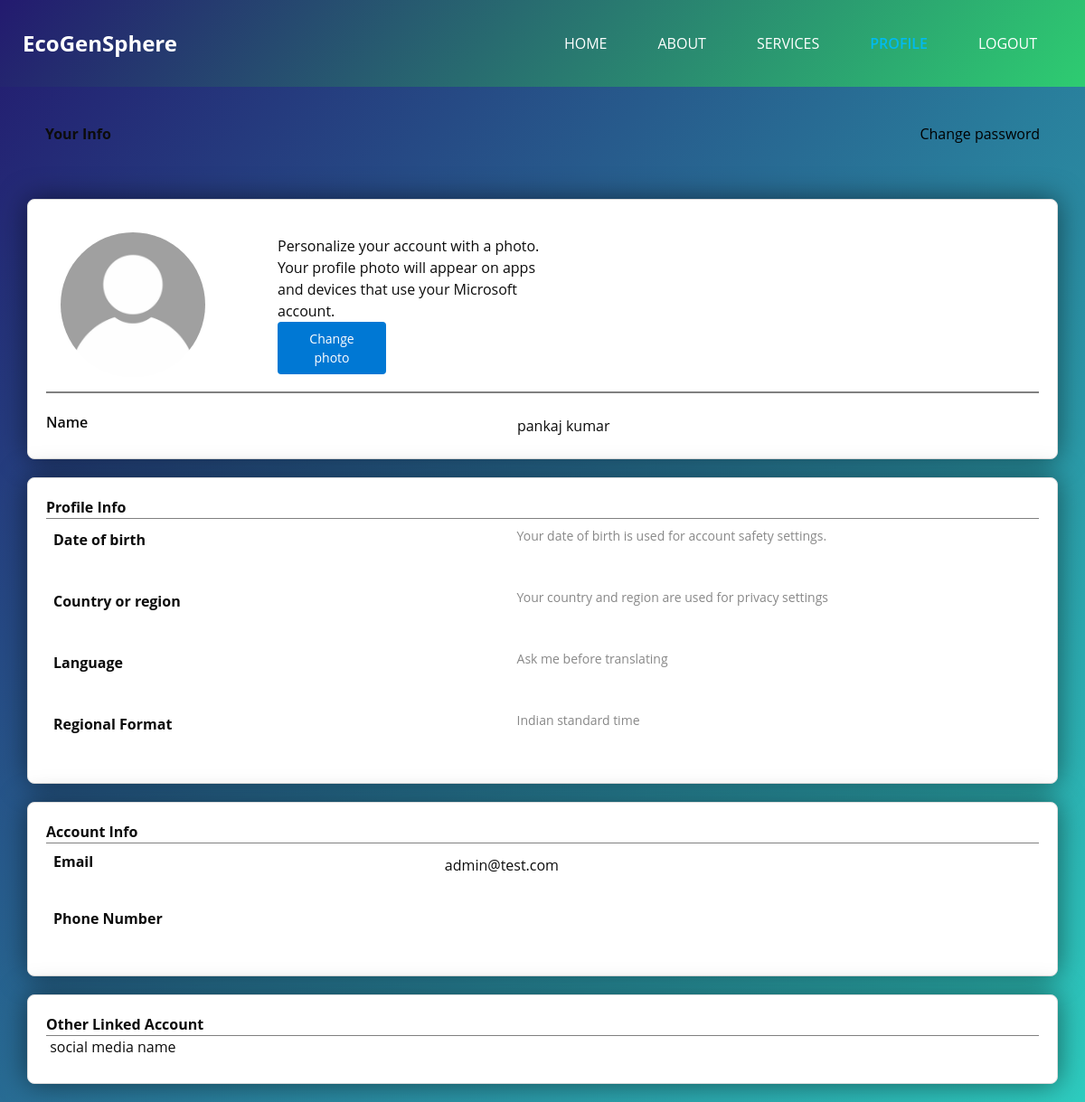
The app's page /profile.php (signed in) with its own data.
### tables this page shows
CREATE TABLE `users` (
  `id` int(11) NOT NULL,
  `f_name` varchar(255) NOT NULL,
  `l_name` varchar(255) NOT NULL,
  `email` varchar(255) NOT NULL,
  `password` varchar(255) NOT NULL,
  `dob` date DEFAULT NULL,
  `profile_photo` varchar(255) DEFAULT NULL,
  `phone_no` varchar(20) DEFAULT NULL,
  `language` varchar(100) DEFAULT NULL,
  `country` varchar(100) DEFAULT NULL,
  `created_at` timestamp NOT NULL DEFAULT current_timestamp(),
  `role` varchar(5) NOT NULL DEFAULT 'user'
);

### profile.php (the view, shortened to what this page needs)
<?php
include 'config.php';
$email = $_SESSION['email'];
$sql = "SELECT * FROM users WHERE email = '$email'";
$result = $conn->query($sql);
if ($result->num_rows > 0) {
    $user = $result->fetch_assoc();
} else {
    echo "User not found.";
    exit;
}
?>
<!DOCTYPE html>
<html  lang="en">
<head>
  <link rel="stylesheet" type="text/css" href="css/bootstrap.css" />
  <link rel="stylesheet" type="text/css" href="https://cdnjs.cloudflare.com/ajax/libs/OwlCarousel2/2.3.4/assets/owl.carousel.min.css" />
  <link href="css/font-awesome.min.css" rel="stylesheet" />
  <link href="css/profile.css" rel="stylesheet" />
  <link href="css/responsive.css" rel="stylesheet" />
</head>
<body class="sub_page">
  <div class="overlay">
    <header class="header_section">
        <div class="container-fluid">
          <nav class="navbar navbar-expand-lg custom_nav-container ">
            <a class="navbar-brand" href="service.php">
              <span>
                EcoGenSphere
              </span>
            </a>
            <div class="collapse navbar-collapse" id="navbarSupportedContent">
              <ul class="navbar-nav  ">
                <li class="nav-item ">
                  <a class="nav-link" href="index.php">Home </a>
                </li>
                <li class="nav-item">
                  <a class="nav-link" href="about.php"> About</a>
                </li>
                <li class="nav-item">
                  <a class="nav-link" href="service.php">Services</a>
                </li>
                <li class="nav-item active">
                  <a class="nav-link" href="profile.php">profile<span class="sr-only">(current)</span></a>
                </li>
                <li class="nav-item">
                      <a class="nav-link" href="logout.php">Logout</a>
                  </li>
              </ul>
            </div>
          </nav>
        </div>
    </header>
      <div class="title-section">
        <div class="title-header">
          <span class="title">Your Info</span>
          <span class="change-pw">Change password</span>
        </div>
      </div>
        <div class="profile-section">
            <div class="top-section">
            <div class="image-area">
                  <?php
                  $profileImage = !empty($user['profile_photo']) ? 'database/profile_photo/' . $user['profile_photo'] : 'images/default-user-photo.jpg';
                  ?>
                  <img src="<?php echo $profileImage; ?>" alt="Profile Picture" class="profile-picture">
              </div>
                <div class="profile-text">
                    <span>Personalize your account with a photo. Your profile photo will appear on apps and devices that use your Microsoft account.</span>
                    <button class="change-photo-button" onclick="displayModal()">Change photo</button>
                </div>
            </div>
            <div class="bottom-section">
                <label> Name</label>
                <?php
                if (!empty($user['f_name']) && !empty($user['l_name'])) {
                    echo '<span>' . $user['f_name'] . ' ' . $user['l_name'] . '</span>';
                }
                ?>
            </div>
        </div>
              <div class="profile-section">
                <div class="info-header">
                    <span class="title">Profile Info</span>
                </div>
                <div class="info-item">
                    <label>Date of birth</label>
                    <p>Your date of birth is used for account safety settings.</p>
                </div>
                <div class="info-item">
                    <label>Country or region</label>
                    <p>Your country and region are used for privacy settings</p>
                </div>
                <div class="info-item">
                    <label>Language</label>
                    <p>Ask me before translating</p>
                </div>
                <div class="info-item">
                    <label>Regional Format</label>
                    <p>Indian standard time</p>
                </div>
            </div>
          <div class="profile-section">
          <div class="info-header">
              <span class="title">Account Info</span>
          </div>
          <div class="info-item">
              <label>Email</label>
              <span><?php echo $user['email']; ?></span>
          </div>
          <div class="info-item">
              <label>Phone Number</label>
          </div>
      </div>
          <div class="profile-section">
            <div class="info-header">
              <span class="title">Other Linked Account</span>
            </div>
            <label>social media name</label>
           </div>
          </div>
</body>
</html>

### css/profile.css (style rules this page uses)
body { margin: 0; padding: 0; background: linear-gradient(130deg, #231a6f, #2eccbf); font-family: Arial, sans-serif; }
.header_section { background: linear-gradient(130deg, #231a6f, #2ecc71); }
.profile-section { width: 95%; align-items: center; padding: 20px; border: 1px solid #ddd; border-radius: 8px; margin: 0 auto; box-sizing: border-box; position: relative; background: white; backdrop-filter: blur(20px); box-shadow: 0 0 30px rgba(0, 0, 0, .5); padding-right: 20px; justify-content: right; margin-bottom: 20px; margin-top: 20px; }
.title-section { width: 95%; align-items: center; padding: 20px; border-radius: 8px; margin: 0 auto; box-sizing: border-box; position: relative; padding-right: 20px; border: none; justify-content: right; margin-bottom: 20px; margin-top: 20px; }
.top-section { display: flex; flex-flow: row; width: auto; height: auto; box-sizing: border-box; padding: 16px; background-color: rgb(255, 255, 255); }
.image-area { position: relative; text-align: left; flex: 0 0 auto; height: 160px; width: 240px; }
.profile-picture { width: 160px; height: 160px; border-radius: 50%; margin-right: 20px; object-fit: cover; }
.profile-text { width: 307px; display: flex; flex-flow: column; flex-direction: column; flex-wrap: nowrap; height: auto; box-sizing: border-box; justify-content: center; }
.change-photo-button { background-color: #0078D4; color: #fff; border: none; padding: 8px 16px; border-radius: 4px; cursor: pointer; outline: transparent; position: relative; -webkit-font-smoothing: antialiased; font-size: 14px; font-weight: 400; box-sizing: border-box; display: inline-block; text-decoration: none; text-align: center; width: 120px; user-select: none; }
.bottom-section { display: flex; flex-flow: row; width: auto; height: auto; box-sizing: border-box; align-items: center; padding-top: 20px; border-top:2px solid gray; justify-content: space-between; }
.bottom-section label { font-weight: 600; align-items: center; }
.info-header { position: relative; display: flex; justify-content: space-between; border-bottom: 1px solid gray; align-items: center; }
.title { font-weight: bold; margin-right: 10px; white-space: nowrap; overflow: hidden; text-overflow: ellipsis; }
.info-item { display: flex; justify-content: space-between; align-items: center; margin-bottom: 15px; padding: 8px; }
.info-item label { flex-basis: 30%; font-weight: bold; }
.info-item span { flex-basis: 60%; }
.info-item p { flex-basis: 100%; font-size: 14px; color: #888; }
.title-header { position: relative; display: flex; justify-content: space-between; padding-bottom: 20px; }
.change-pw { color: black; }
body { font-family: "Open Sans", sans-serif; color: #0c0c0c; background-color: #ffffff; }
a, a:hover, a:focus { text-decoration: none; }
.header_section { padding: 15px 0; }
.header_section .container-fluid { padding-right: 25px; padding-left: 25px; }
.navbar-brand span { font-weight: bold; font-size: 24px; color: #ffffff; }
.custom_nav-container { padding: 0; }
.custom_nav-container .navbar-nav { margin-left: auto; }
.custom_nav-container .navbar-nav .nav-item .nav-link { padding: 5px 20px; color: #ffffff; text-align: center; text-transform: uppercase; border-radius: 5px; -webkit-transition: all 0.3s; transition: all 0.3s; }
.custom_nav-container .navbar-nav .nav-item:hover .nav-link, .custom_nav-container .navbar-nav .nav-item.active .nav-link { color: #00bbf0; }
.custom_nav-container .navbar-nav .nav-item.active .nav-link { font-weight: 600; }
ul { list-style-type: none; padding: 0; margin: 0; }
li { margin: 8px 0; display: inline; padding: 8px; align-items: center; }

### records on screen
users: f_name "pankaj", l_name "kumar", email "admin@test.com"
